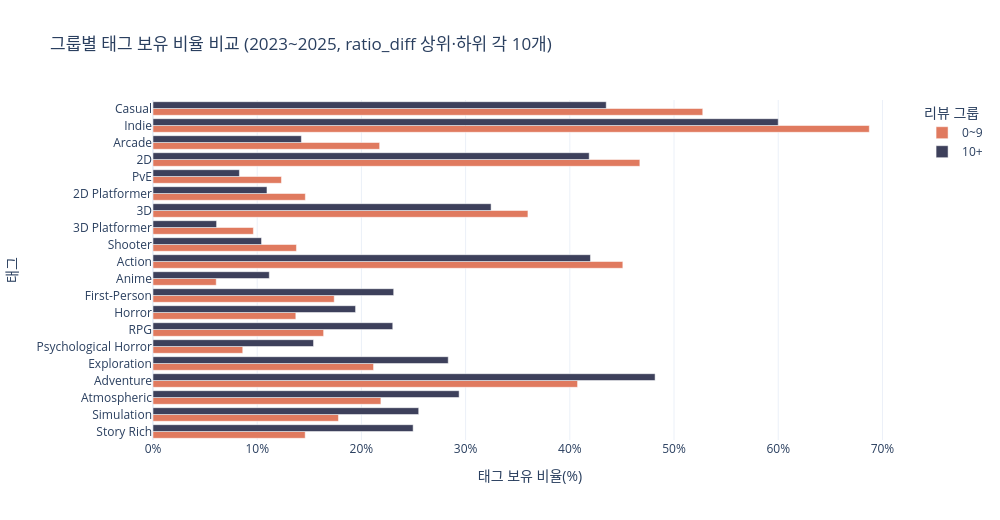

Notebook cell for this chart:
### Markdown cell above
## 4. 시각화: 그룹별 태그 보유 비율 비교 (상위/하위 20개)

태그 수가 많으므로 비율 차이(`ratio_diff`) 기준 상위 20개(10+ 우세)와 하위 20개(0~9 우세)만 시각화한다.

### Code cell
TOP_N = 10
top_tags = tag_pivot.head(TOP_N).index.tolist()
bottom_tags = tag_pivot.tail(TOP_N).index.tolist()
display_tags = bottom_tags + top_tags

plot_df = tag_ratio[tag_ratio["tag"].isin(display_tags)].copy()
plot_df["review_group"] = pd.Categorical(plot_df["review_group"], categories=["0~9", "10+"], ordered=True)

tag_order = tag_pivot.loc[display_tags].sort_values("ratio_diff").index.tolist()

fig = px.bar(
    plot_df,
    x="ratio",
    y="tag",
    color="review_group",
    barmode="group",
    orientation="h",
    title=f"그룹별 태그 보유 비율 비교 (2023~2025, ratio_diff 상위·하위 각 {TOP_N}개)",
    labels={"ratio": "태그 보유 비율(%)", "tag": "태그", "review_group": "리뷰 그룹"},
    color_discrete_map={"0~9": "#e07a5f", "10+": "#3d405b"},
    category_orders={"tag": tag_order},
)

fig.update_layout(
    template="plotly_white",
    width=1000,
    height=max(500, len(display_tags) * 26),
    legend_title_text="리뷰 그룹",
    xaxis=dict(ticksuffix="%"),
)

fig.show()

### Figure 1 — Plotly figure (JSON) as saved in the notebook; plotly's stock layout.template omitted (floating-point values rounded to 4 significant figures)
{"data": [{"alignmentgroup": "True", "hovertemplate": "리뷰 그룹=0~9<br>태그 보유 비율(%)=%{x}<br>태그=%{y}<extra></extra>", "legendgroup": "0~9", "marker": {"color": "#e07a5f", "pattern": {"shape": ""}}, "name": "0~9", "offsetgroup": "0~9", "orientation": "h", "showlegend": true, "textposition": "auto", "type": "bar", "x": [46.72, 14.62, 35.98, 9.632, 45.09, 40.74, 6.067, 21.75, 21.87, 52.76, 21.17, 17.39, 13.71, 68.74, 8.613, 12.33, 16.37, 13.77, 17.8, 14.6], "xaxis": "x", "y": ["2D", "2D Platformer", "3D", "3D Platformer", "Action", "Adventure", "Anime", "Arcade", "Atmospheric", "Casual", "Exploration", "First-Person", "Horror", "Indie", "Psychological Horror", "PvE", "RPG", "Shooter", "Simulation", "Story Rich"], "yaxis": "y"}, {"alignmentgroup": "True", "hovertemplate": "리뷰 그룹=10+<br>태그 보유 비율(%)=%{x}<br>태그=%{y}<extra></extra>", "legendgroup": "10+", "marker": {"color": "#3d405b", "pattern": {"shape": ""}}, "name": "10+", "offsetgroup": "10+", "orientation": "h", "showlegend": true, "textposition": "auto", "type": "bar", "x": [41.86, 10.94, 32.44, 6.102, 41.98, 48.18, 11.16, 14.24, 29.38, 43.49, 28.33, 23.1, 19.44, 60.0, 15.41, 8.292, 23.01, 10.41, 25.5, 24.96], "xaxis": "x", "y": ["2D", "2D Platformer", "3D", "3D Platformer", "Action", "Adventure", "Anime", "Arcade", "Atmospheric", "Casual", "Exploration", "First-Person", "Horror", "Indie", "Psychological Horror", "PvE", "RPG", "Shooter", "Simulation", "Story Rich"], "yaxis": "y"}], "layout": {"barmode": "group", "height": 520, "legend": {"title": {"text": "리뷰 그룹"}, "tracegroupgap": 0}, "title": {"text": "그룹별 태그 보유 비율 비교 (2023~2025, ratio_diff 상위·하위 각 10개)"}, "width": 1000, "xaxis": {"anchor": "y", "domain": [0, 1], "ticksuffix": "%", "title": {"text": "태그 보유 비율(%)"}}, "yaxis": {"anchor": "x", "categoryarray": ["Story Rich", "Simulation", "Atmospheric", "Adventure", "Exploration", "Psychological Horror", "RPG", "Horror", "First-Person", "Anime", "Action", "Shooter", "3D Platformer", "3D", "2D Platformer", "PvE", "2D", "Arcade", "Indie", "Casual"], "categoryorder": "array", "domain": [0, 1], "title": {"text": "태그"}}}}
